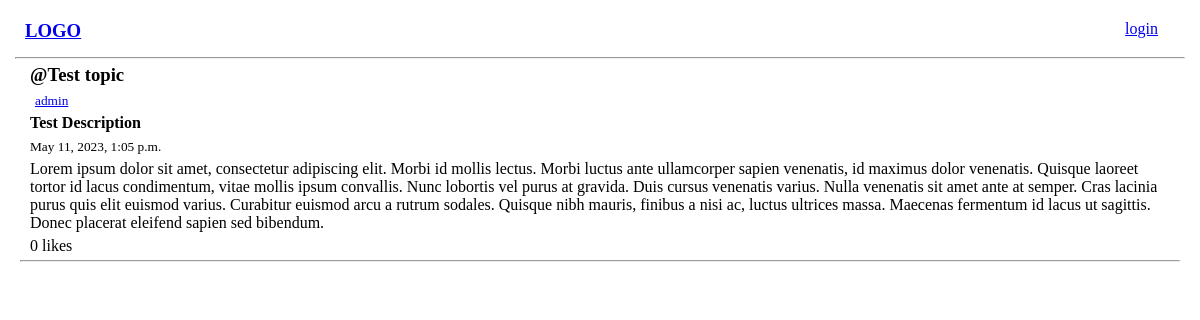
Before: /post-detail/5/ with the older database file.
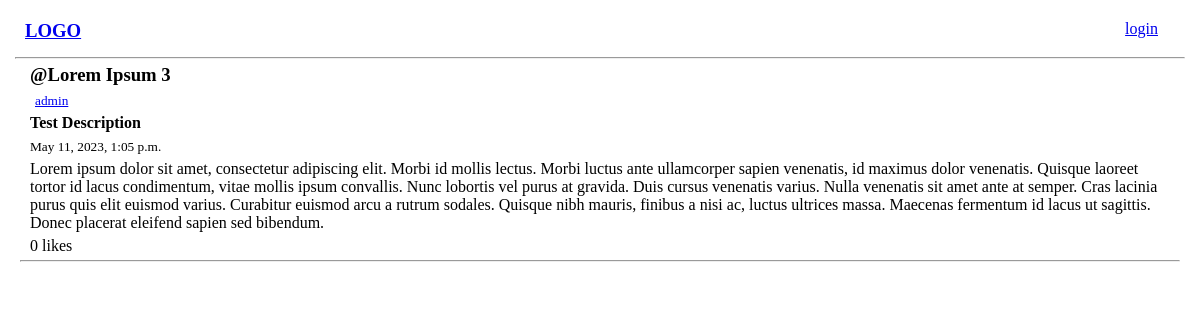
After: the same page with the newer database file.
### base/models.py (models this page shows, shortened)
class Post(models.Model):
    author = models.ForeignKey(User, on_delete=models.CASCADE)
    topic = models.CharField(max_length=200)
    description = models.CharField(max_length=400)
    body = RichTextField(blank=True, null=True)
    post_date = models.DateTimeField(auto_now_add=True)
    likes = models.ManyToManyField(User, through='Like', related_name='liked_posts')

class User(AbstractUser):
  name = models.CharField(max_length=200, null=True)
  email = models.EmailField(unique=True, null=True)
  bio = models.TextField(blank=True ,null=True)
  failed_login_attempts = models.IntegerField(default=0)
  avatar = models.ImageField(null=True,default='avatar.svg', upload_to='images/')
  USERNAME_FIELD = 'email'
  REQUIRED_FIELDS = []

### base/views.py (the view, shortened to what this page needs)
# urls.py: path('post-detail/<str:pk>/', views.expandPost, name='post-details'),
def expandPost(request, pk):
  post = Post.objects.get(id=pk)
  post_comments = post.post_comments.all()
  context = {'post': post, 'post_comments': post_comments}
  return render(request, 'base/expand_post.html', context)

### base/templates/base/expand_post.html (shortened to what this page needs)
{% extends 'main.html' %} {% load like_tags %} {% load static %}
{% block content %}
<main>
  <div>
    <div class="post-topic">
      <h3>@{{post.topic}}</h3>
      <a href="{% url 'user-profile' post.author.id %}"><small>{{post.author.name}}</small></a>
    </div>
    <div class="post-description">
      <h4>{{post.description}}</h4>
      <small>{{post.post_date}} </small>
    </div>
    <div>
      <p>{{post.body|safe}}</p>
    </div>
    <div>
      <span id="like-count-{{post.id}}">
        {{post.likes.count}}
        {% if post.likes.count == 1 %} like {% else %} likes {%endif%}
      </span>
    </div>
  </div>
  <hr />
</main>
{% endblock content %}

Changed rows visible on the page:
changed Post "Test Description": topic "Test topic" → "Lorem Ipsum 3"
